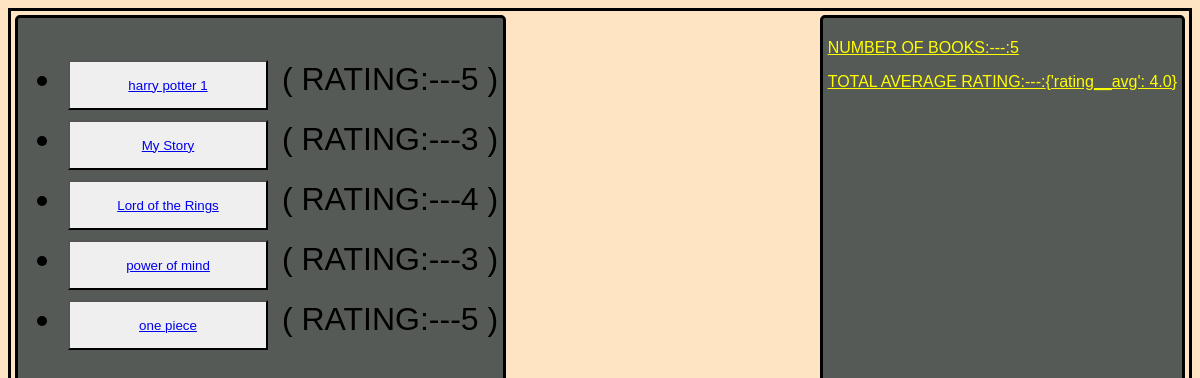
The page / on the database its author committed.
### book_outlet/models.py (models this page shows, shortened)
class Book(models.Model):
    title =models.CharField(max_length=50)
    rating =models.IntegerField(   validators=[MinValueValidator(1), MaxValueValidator(5)]    )
    author=models.ForeignKey(Author, on_delete=models.CASCADE, null=True)
    is_bestselling=models.BooleanField(default=False)
    slug= models.SlugField(default="", blank=True,  null=False, db_index=True)
    published_countries=models.ManyToManyField(Country, null=False)
    def get_absolute_url(self):
        return reverse("book-detail", args=[self.slug])

### book_outlet/views.py (the view)
# urls.py: path("", views.index),
def index(request):
    books=Book.objects.all()
    num_book=books.count()
    avg_rating=books.aggregate(Avg("rating"))
    return render(request,"book_outlet/index.html", {"books":books,
                                            "total_number_of_books":num_book,
                                             "average_rating":avg_rating})

### book_outlet/templates/book_outlet/index.html (shortened to what this page needs)
{% extends "book_outlet/base.html" %}
{%load static%}
{%block css_files %}
 <link rel=stylesheet href="{% static "book_outlet\index.css" %}"/>
{%endblock%}
{% block content%}
<div class="d1">
 <ul>{% for book in books%}
    <li><button class="t1" ><a href="{{book.get_absolute_url}}">{{book.title}}</a>  </button> ( RATING:---{{book.rating}} ) </li>
    {%endfor%}
 </ul>
</div>
<div class="d2">
<p>NUMBER OF BOOKS:---:{{total_number_of_books}}</p>
<p>TOTAL AVERAGE RATING:---:{{average_rating}}</p>
</div>
{%endblock%}

### book_outlet/templates/book_outlet/base.html (shortened to what this page needs)
{%load static %}
<!DOCTYPE html>
<html lang="en">
{%block css_files %}
{%endblock%}
<head>
</head>
<body class="b1">
{%block content%}
{%endblock%}
</body>
</html>

### book_outlet/static/book_outlet/index.css (style rules this page uses)
.b1 { font-size: 2rem; display: flex; flex-direction: row; border-style: solid; justify-content: space-between; background-color: bisque; }
.d1 { border-style: solid; border-color: black; border-radius: 5px; padding: 5px; font-family: 'Lucida Sans', 'Lucida Sans Regular', 'Lucida Grande', 'Lucida Sans Unicode', Geneva, Verdana, sans-serif; font-weight: 5px; margin:4px; background-color:rgb(86, 90, 86); }
.d2 { font-size: 1rem; border-style: solid; border-color: black; border-radius: 5px; padding: 5px; font-family: 'Lucida Sans', 'Lucida Sans Regular', 'Lucida Grande', 'Lucida Sans Unicode', Geneva, Verdana, sans-serif; font-weight: 5px; margin:4px; color:yellow; text-decoration: underline; background-color:rgb(86, 90, 86); }
.t1 { border-color: black; height: 50px; width:200px; margin:5px; font-style: bold; }

### rows shown on the page
Book: title "harry potter 1", rating "5"
Book: title "My Story", rating "3"
Book: title "Lord of the Rings", rating "4"
Book: title "power of mind", rating "3"
Book: title "one piece", rating "5"

### other values the page prints
{{ total_number_of_books }} "5"
{{ average_rating }} "{'rating__avg': 4.0}"
